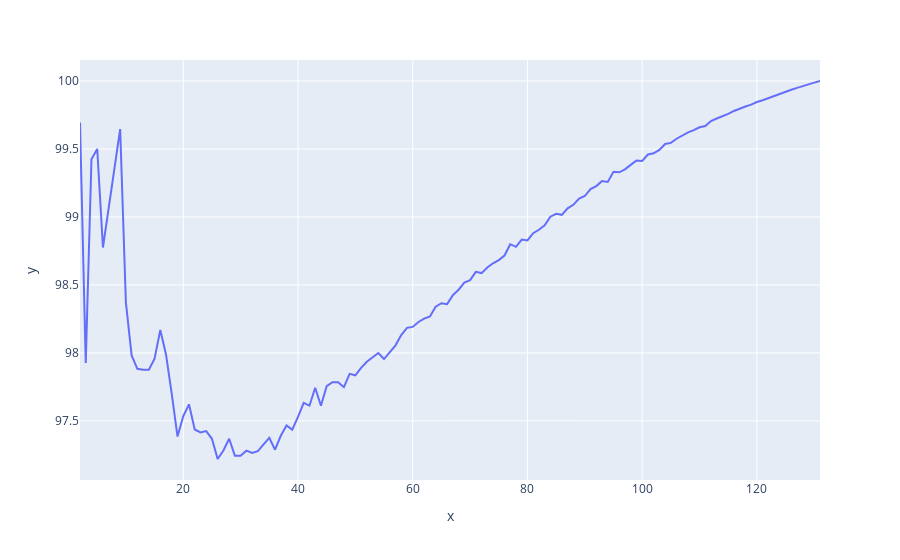

Here is the notebook cell this chart was saved with:
### Code cell
# Plot percent of draws the same for each number of clusters
px.line(x = num_clust_16S, y = pct_same_16S)

### Figure 1 — Plotly figure (JSON) as saved in the notebook; plotly's stock layout.template omitted (floating-point values rounded to 4 significant figures; data arrays with more than 128 entries replaced by an {"elided": "..."} marker saying what was removed)
{"data": [{"hovertemplate": "x=%{x}<br>y=%{y}<extra></extra>", "legendgroup": "", "line": {"color": "#636efa", "dash": "solid"}, "marker": {"symbol": "circle"}, "mode": "lines", "name": "", "orientation": "v", "showlegend": false, "type": "scatter", "x": {"elided": "130 int values"}, "xaxis": "x", "y": {"elided": "130 float values"}, "yaxis": "y"}], "layout": {"autosize": true, "legend": {"tracegroupgap": 0}, "margin": {"t": 60}, "xaxis": {"anchor": "y", "autorange": true, "domain": [0, 1], "range": [2, 131], "title": {"text": "x"}, "type": "linear"}, "yaxis": {"anchor": "x", "autorange": true, "domain": [0, 1], "range": [97.07, 100.2], "title": {"text": "y"}, "type": "linear"}}}
